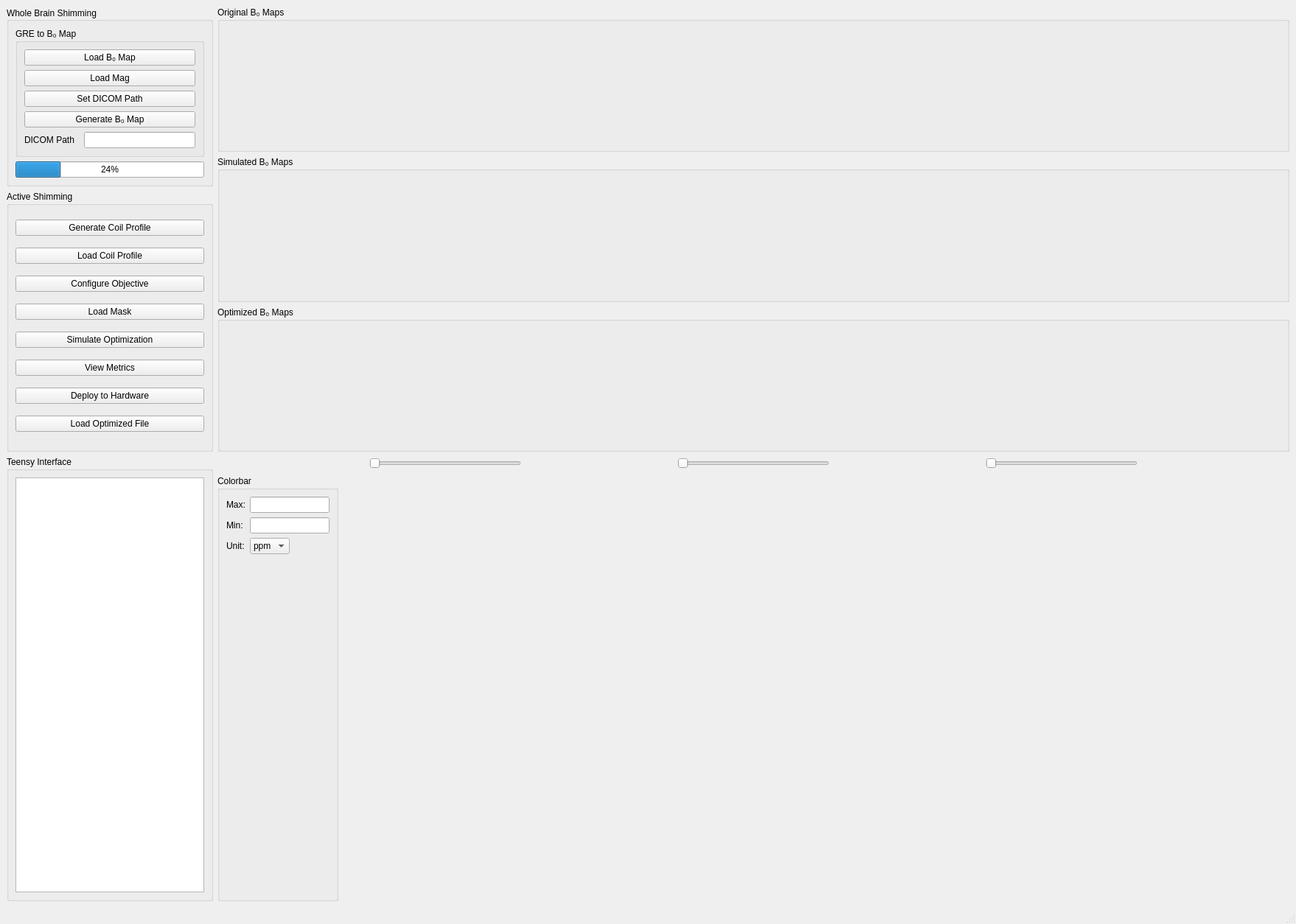
<?xml version="1.0" encoding="UTF-8"?>
<ui version="4.0">
 <class>MainWindow</class>
 <widget class="QMainWindow" name="MainWindow">
  <property name="geometry">
   <rect>
    <x>0</x>
    <y>0</y>
    <width>1758</width>
    <height>1254</height>
   </rect>
  </property>
  <property name="windowTitle">
   <string>MainWindow</string>
  </property>
  <widget class="QWidget" name="centralwidget">
   <layout class="QHBoxLayout" name="horizontalLayout_4">
    <item>
     <layout class="QVBoxLayout" name="verticalLayout_11">
      <item>
       <layout class="QVBoxLayout" name="verticalLayout_7">
        <item>
         <widget class="QGroupBox" name="groupBox_3">
          <property name="sizePolicy">
           <sizepolicy hsizetype="Fixed" vsizetype="Fixed">
            <horstretch>0</horstretch>
            <verstretch>0</verstretch>
           </sizepolicy>
          </property>
          <property name="maximumSize">
           <size>
            <width>912</width>
            <height>16777215</height>
           </size>
          </property>
          <property name="title">
           <string>Whole Brain Shimming</string>
          </property>
          <property name="alignment">
           <set>Qt::AlignLeading|Qt::AlignLeft|Qt::AlignVCenter</set>
          </property>
          <property name="flat">
           <bool>false</bool>
          </property>
          <property name="checkable">
           <bool>false</bool>
          </property>
          <layout class="QVBoxLayout" name="verticalLayout_18" stretch="0,0">
           <property name="sizeConstraint">
            <enum>QLayout::SetDefaultConstraint</enum>
           </property>
           <item>
            <layout class="QVBoxLayout" name="verticalLayout_16" stretch="0">
             <item>
              <widget class="QGroupBox" name="GREtoB0MapGroup">
               <property name="sizePolicy">
                <sizepolicy hsizetype="Preferred" vsizetype="Fixed">
                 <horstretch>0</horstretch>
                 <verstretch>0</verstretch>
                </sizepolicy>
               </property>
               <property name="title">
                <string>GRE to B₀ Map</string>
               </property>
               <layout class="QFormLayout" name="formLayout_2">
                <item row="0" column="0" colspan="2">
                 <layout class="QVBoxLayout" name="verticalLayout_3" stretch="1,2">
                  <item>
                   <layout class="QVBoxLayout" name="verticalLayout_2">
                    <item>
                     <widget class="QPushButton" name="LoadB0Map">
                      <property name="sizePolicy">
                       <sizepolicy hsizetype="Minimum" vsizetype="Fixed">
                        <horstretch>1</horstretch>
                        <verstretch>1</verstretch>
                       </sizepolicy>
                      </property>
                      <property name="text">
                       <string>Load B₀ Map</string>
                      </property>
                     </widget>
                    </item>
                    <item>
                     <widget class="QPushButton" name="LoadMag">
                      <property name="sizePolicy">
                       <sizepolicy hsizetype="Minimum" vsizetype="Fixed">
                        <horstretch>1</horstretch>
                        <verstretch>1</verstretch>
                       </sizepolicy>
                      </property>
                      <property name="text">
                       <string>Load Mag</string>
                      </property>
                     </widget>
                    </item>
                    <item>
                     <widget class="QPushButton" name="SetDicomPath">
                      <property name="sizePolicy">
                       <sizepolicy hsizetype="Minimum" vsizetype="Fixed">
                        <horstretch>1</horstretch>
                        <verstretch>1</verstretch>
                       </sizepolicy>
                      </property>
                      <property name="text">
                       <string>Set DICOM Path</string>
                      </property>
                     </widget>
                    </item>
                    <item>
                     <widget class="QPushButton" name="GenerateB0Map">
                      <property name="sizePolicy">
                       <sizepolicy hsizetype="Minimum" vsizetype="Fixed">
                        <horstretch>1</horstretch>
                        <verstretch>1</verstretch>
                       </sizepolicy>
                      </property>
                      <property name="text">
                       <string>Generate B₀ Map</string>
                      </property>
                     </widget>
                    </item>
                   </layout>
                  </item>
                  <item>
                   <layout class="QHBoxLayout" name="horizontalLayout_2">
                    <item>
                     <widget class="QLabel" name="DicomPathLabel">
                      <property name="sizePolicy">
                       <sizepolicy hsizetype="Preferred" vsizetype="Preferred">
                        <horstretch>2</horstretch>
                        <verstretch>0</verstretch>
                       </sizepolicy>
                      </property>
                      <property name="text">
                       <string>DICOM Path</string>
                      </property>
                     </widget>
                    </item>
                    <item>
                     <widget class="QLineEdit" name="DicomPath">
                      <property name="sizePolicy">
                       <sizepolicy hsizetype="Expanding" vsizetype="Fixed">
                        <horstretch>4</horstretch>
                        <verstretch>0</verstretch>
                       </sizepolicy>
                      </property>
                     </widget>
                    </item>
                   </layout>
                  </item>
                 </layout>
                </item>
               </layout>
              </widget>
             </item>
            </layout>
           </item>
           <item>
            <widget class="QProgressBar" name="progressBar">
             <property name="sizePolicy">
              <sizepolicy hsizetype="Preferred" vsizetype="Preferred">
               <horstretch>2</horstretch>
               <verstretch>2</verstretch>
              </sizepolicy>
             </property>
             <property name="value">
              <number>24</number>
             </property>
            </widget>
           </item>
          </layout>
         </widget>
        </item>
        <item>
         <widget class="QGroupBox" name="ActiveShimmingGroup">
          <property name="title">
           <string>Active Shimming</string>
          </property>
          <layout class="QVBoxLayout" name="verticalLayout_5">
           <item>
            <widget class="QPushButton" name="GenerateCoilProfile">
             <property name="text">
              <string>Generate Coil Profile</string>
             </property>
            </widget>
           </item>
           <item>
            <widget class="QPushButton" name="LoadCoilProfile">
             <property name="text">
              <string>Load Coil Profile</string>
             </property>
            </widget>
           </item>
           <item>
            <widget class="QPushButton" name="ConfigureObj">
             <property name="text">
              <string>Configure Objective</string>
             </property>
            </widget>
           </item>
           <item>
            <widget class="QPushButton" name="LoadMask">
             <property name="text">
              <string>Load Mask</string>
             </property>
            </widget>
           </item>
           <item>
            <widget class="QPushButton" name="SimulateOpt">
             <property name="text">
              <string>Simulate Optimization</string>
             </property>
            </widget>
           </item>
           <item>
            <widget class="QPushButton" name="ViewMetrix">
             <property name="text">
              <string>View Metrics</string>
             </property>
            </widget>
           </item>
           <item>
            <widget class="QPushButton" name="DeployHardware">
             <property name="text">
              <string>Deploy to Hardware</string>
             </property>
            </widget>
           </item>
           <item>
            <widget class="QPushButton" name="LoadOptFile">
             <property name="text">
              <string>Load Optimized File</string>
             </property>
            </widget>
           </item>
          </layout>
         </widget>
        </item>
       </layout>
      </item>
      <item>
       <layout class="QVBoxLayout" name="verticalLayout_4">
        <item>
         <widget class="QGroupBox" name="TeensyGroup">
          <property name="title">
           <string>Teensy Interface</string>
          </property>
          <layout class="QHBoxLayout" name="horizontalLayout_8">
           <item>
            <widget class="QListWidget" name="TeensyInterface">
             <property name="sizePolicy">
              <sizepolicy hsizetype="Preferred" vsizetype="Preferred">
               <horstretch>0</horstretch>
               <verstretch>0</verstretch>
              </sizepolicy>
             </property>
            </widget>
           </item>
          </layout>
         </widget>
        </item>
       </layout>
      </item>
     </layout>
    </item>
    <item>
     <layout class="QVBoxLayout" name="verticalLayout_9">
      <item>
       <layout class="QVBoxLayout" name="verticalLayout">
        <item>
         <widget class="QGroupBox" name="OrignalMapsGroup">
          <property name="title">
           <string>Original B₀ Maps</string>
          </property>
          <layout class="QVBoxLayout" name="verticalLayout_13"/>
         </widget>
        </item>
        <item>
         <widget class="QGroupBox" name="SimBox">
          <property name="title">
           <string>Simulated B₀ Maps</string>
          </property>
          <layout class="QVBoxLayout" name="verticalLayout_14"/>
         </widget>
        </item>
        <item>
         <widget class="QGroupBox" name="OptBox">
          <property name="title">
           <string>Optimized B₀ Maps</string>
          </property>
          <layout class="QVBoxLayout" name="verticalLayout_15"/>
         </widget>
        </item>
       </layout>
      </item>
      <item>
       <layout class="QVBoxLayout" name="verticalLayout_8" stretch="0,0">
        <item>
         <layout class="QHBoxLayout" name="horizontalLayout">
          <item>
           <spacer name="horizontalSpacer">
            <property name="orientation">
             <enum>Qt::Horizontal</enum>
            </property>
            <property name="sizeHint" stdset="0">
             <size>
              <width>40</width>
              <height>20</height>
             </size>
            </property>
           </spacer>
          </item>
          <item>
           <widget class="QSlider" name="Sagittal">
            <property name="sizePolicy">
             <sizepolicy hsizetype="Expanding" vsizetype="Fixed">
              <horstretch>0</horstretch>
              <verstretch>0</verstretch>
             </sizepolicy>
            </property>
            <property name="orientation">
             <enum>Qt::Horizontal</enum>
            </property>
           </widget>
          </item>
          <item>
           <spacer name="horizontalSpacer_2">
            <property name="orientation">
             <enum>Qt::Horizontal</enum>
            </property>
            <property name="sizeHint" stdset="0">
             <size>
              <width>40</width>
              <height>20</height>
             </size>
            </property>
           </spacer>
          </item>
          <item>
           <widget class="QSlider" name="Coronal">
            <property name="sizePolicy">
             <sizepolicy hsizetype="Expanding" vsizetype="Fixed">
              <horstretch>0</horstretch>
              <verstretch>0</verstretch>
             </sizepolicy>
            </property>
            <property name="orientation">
             <enum>Qt::Horizontal</enum>
            </property>
           </widget>
          </item>
          <item>
           <spacer name="horizontalSpacer_3">
            <property name="orientation">
             <enum>Qt::Horizontal</enum>
            </property>
            <property name="sizeHint" stdset="0">
             <size>
              <width>40</width>
              <height>20</height>
             </size>
            </property>
           </spacer>
          </item>
          <item>
           <widget class="QSlider" name="Axial">
            <property name="orientation">
             <enum>Qt::Horizontal</enum>
            </property>
           </widget>
          </item>
          <item>
           <spacer name="horizontalSpacer_4">
            <property name="orientation">
             <enum>Qt::Horizontal</enum>
            </property>
            <property name="sizeHint" stdset="0">
             <size>
              <width>40</width>
              <height>20</height>
             </size>
            </property>
           </spacer>
          </item>
         </layout>
        </item>
        <item>
         <widget class="QGroupBox" name="ColorBarBox">
          <property name="sizePolicy">
           <sizepolicy hsizetype="Fixed" vsizetype="Preferred">
            <horstretch>0</horstretch>
            <verstretch>0</verstretch>
           </sizepolicy>
          </property>
          <property name="title">
           <string>Colorbar </string>
          </property>
          <layout class="QFormLayout" name="formLayout">
           <item row="0" column="0">
            <widget class="QLabel" name="MaxLabel">
             <property name="text">
              <string>Max:</string>
             </property>
            </widget>
           </item>
           <item row="0" column="1">
            <widget class="QLineEdit" name="MaxNum">
             <property name="sizePolicy">
              <sizepolicy hsizetype="Fixed" vsizetype="Fixed">
               <horstretch>0</horstretch>
               <verstretch>0</verstretch>
              </sizepolicy>
             </property>
            </widget>
           </item>
           <item row="1" column="0">
            <widget class="QLabel" name="MinLabel">
             <property name="text">
              <string>Min:</string>
             </property>
            </widget>
           </item>
           <item row="1" column="1">
            <widget class="QLineEdit" name="MinNumber">
             <property name="sizePolicy">
              <sizepolicy hsizetype="Fixed" vsizetype="Fixed">
               <horstretch>0</horstretch>
               <verstretch>0</verstretch>
              </sizepolicy>
             </property>
            </widget>
           </item>
           <item row="2" column="0">
            <widget class="QLabel" name="UnitLabel">
             <property name="text">
              <string>Unit:</string>
             </property>
            </widget>
           </item>
           <item row="2" column="1">
            <widget class="QComboBox" name="Unit">
             <property name="sizePolicy">
              <sizepolicy hsizetype="Fixed" vsizetype="Fixed">
               <horstretch>0</horstretch>
               <verstretch>0</verstretch>
              </sizepolicy>
             </property>
             <item>
              <property name="text">
               <string>ppm</string>
              </property>
             </item>
             <item>
              <property name="text">
               <string>Hz</string>
              </property>
             </item>
            </widget>
           </item>
          </layout>
         </widget>
        </item>
       </layout>
      </item>
     </layout>
    </item>
   </layout>
  </widget>
  <widget class="QMenuBar" name="menubar">
   <property name="geometry">
    <rect>
     <x>0</x>
     <y>0</y>
     <width>1758</width>
     <height>23</height>
    </rect>
   </property>
  </widget>
  <widget class="QStatusBar" name="statusbar"/>
 </widget>
 <resources/>
 <connections/>
</ui>
